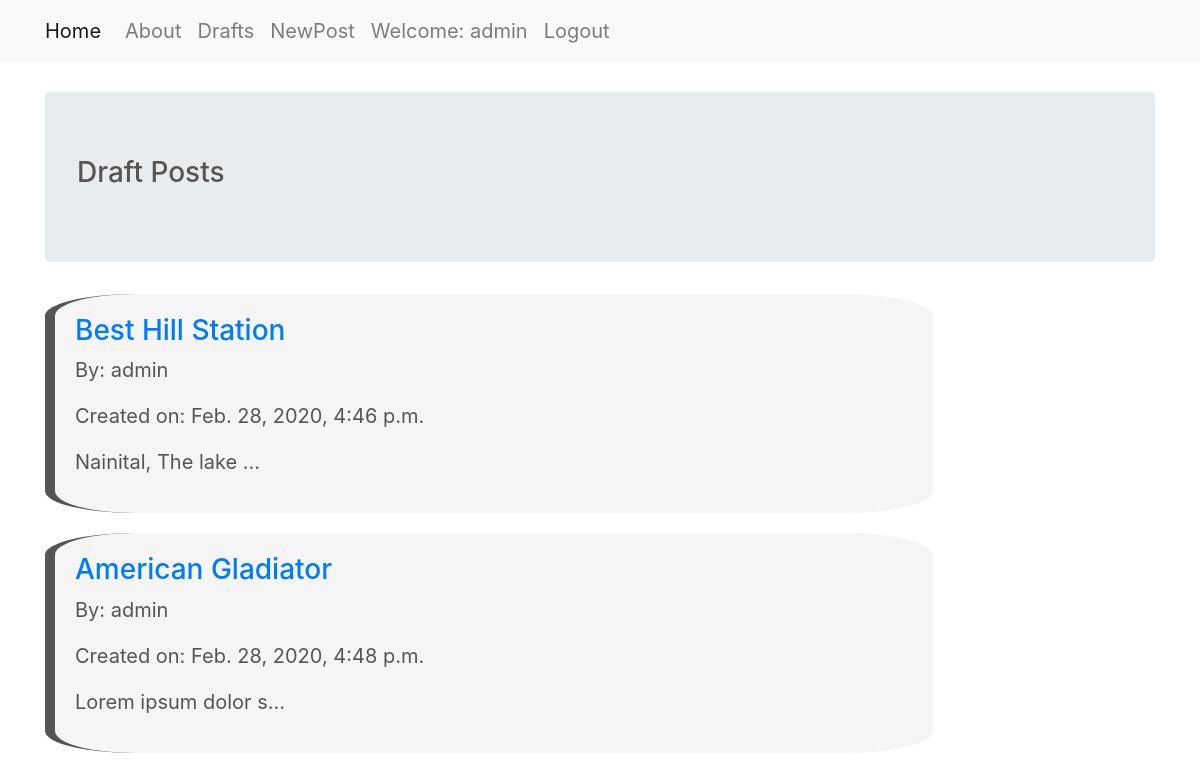
The page /blog/drafts/ (signed in) on the database as committed earlier.
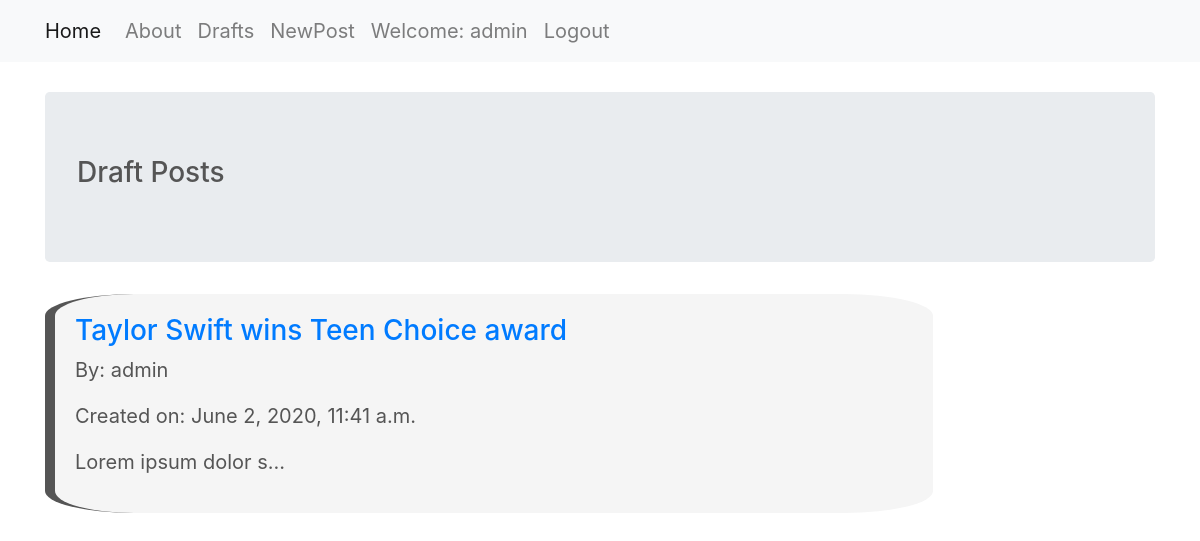
The same page on the database as committed later.
### blog/models.py (models this page shows, shortened)
class Blog(models.Model):
    author = models.ForeignKey(User, on_delete = models.CASCADE)
    title = models.CharField(max_length=100, unique=True)
    slug = models.SlugField(max_length = 100, blank=True, null=True)
    cover_pic = models.ImageField(blank=True, upload_to='covers')
    text = models.TextField()
    created_date = models.DateTimeField(default=timezone.now)
    published_date = models.DateTimeField(blank=True, null=True)

### blog/views.py (the view)
# urls.py: path('blog/drafts/', views.draft_blogs, name='blog_drafts'),
@login_required
def draft_blogs(request):
    blog_list = Blog.objects.filter(author=request.user, published_date__isnull=True).order_by('-published_date')
    return render(request, 'blog/blog_drafts.html', {'blogs': blog_list})

### blog/templates/blog/blog_drafts.html (shortened to what this page needs)
{% extends 'blog/base.html' %}
{% block body_block %}
  <div class="jumbotron">
    <h3>Draft Posts</h3>
  </div>
  {% for blog in blogs %}
    <div class="blogpanel">
      <h3><a href="{% url 'blog_detail' title_slug=blog.slug %}">{{ blog.title }}</a></h3>
      <p>By: {{ blog.author }}</p>
      <p>Created on: {{ blog.created_date }}</p>
      <p>{{ blog.text|truncatechars:20 }}</p>
    </div>
  {% endfor %}
{% endblock %}

### blog/templates/blog/base.html (shortened to what this page needs)
<!DOCTYPE html>
{% load staticfiles %}
<html lang="en" dir="ltr">
  <head>
    <link rel="stylesheet" href="{% static 'css/bootstrap.css' %}">
    <link rel="stylesheet" href="{% static 'css/bootstrap-grid.css' %}">
    <link rel="stylesheet" href="{% static 'css/style.css' %}">
  </head>
  <body>
    <nav class="navbar navbar-expand-lg navbar-light bg-light">
      <div class="container">
        <a class="navbar-brand" href="{% url 'index' %}">Home</a>
        <div class="collapse navbar-collapse" id="navbarNav">
          <ul class="navbar-nav">
            <li class="nav-item">
              <a class="nav-link" href="{% url 'about' %}">About</a>
            </li>
            {% if user.is_authenticated %}
              <li class="nav-item">
                <a class="nav-link" href="{% url 'blog_drafts' %}">Drafts</a>
              </li>
              <li class="nav-item">
                <a class="nav-link" href="{% url 'blog_create' %}">NewPost</a>
              </li>
              <li class="nav-item">
                <a class="nav-link">Welcome: {{ user.username }}</a>
              </li>
              <li class="nav-item">
                <a class="nav-link" href="{% url 'logout' %}">Logout</a>
              </li>
            {% else %}
              <li class="nav-item">
                <a class="nav-link" href="{% url 'login' %}">Login</a>
              </li>
            {% endif %}
          </ul>
        </div>
      </div>
    </nav>
    <br>
    <div class="container">
      {% block body_block %}
      {% endblock %}
    </div>
  </body>
</html>

### blog/static/css/style.css (style rules this page uses)
* { margin: 0; padding: 0; }
body { color: #555; font-size: 20px; font-weight: 400; }
.blogpanel { width: 80%; padding: 20px; margin-bottom: 10px; border-left: 10px solid #555; border-radius: 10%; background-color: #f5f5f5; margin-bottom: 20px; }
.blogpanel a { text-decoration: none; }

Rows that differ between the two databases and show on the page:
removed Blog: title "Best Hill Station", author "admin", created_date "Feb. 28, 2020, 4:46 p.m.", text "Nainital, The lake …"
removed Blog: title "American Gladiator", author "admin", created_date "Feb. 28, 2020, 4:48 p.m.", text "Lorem ipsum dolor s…"
added Blog: title "Taylor Swift wins Teen Choice award", author "admin", created_date "June 2, 2020, 11:41 a.m.", text "Lorem ipsum dolor s…"
